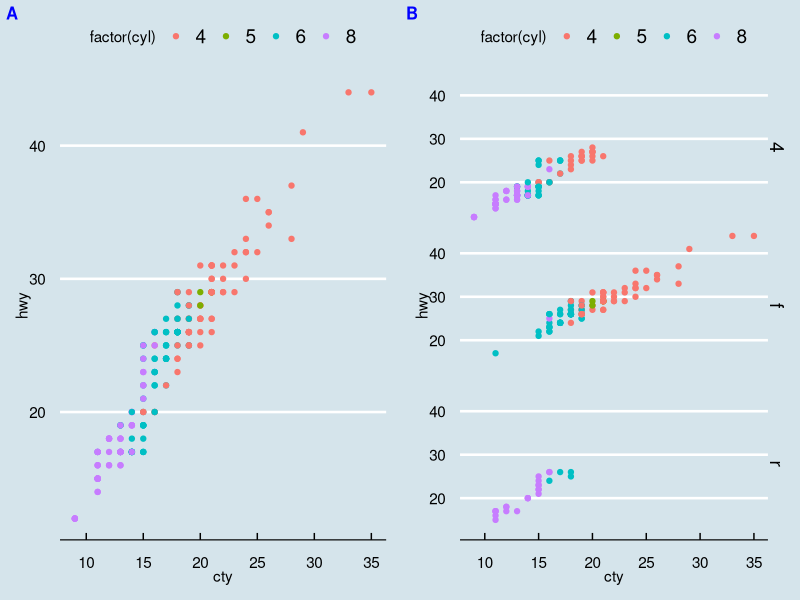
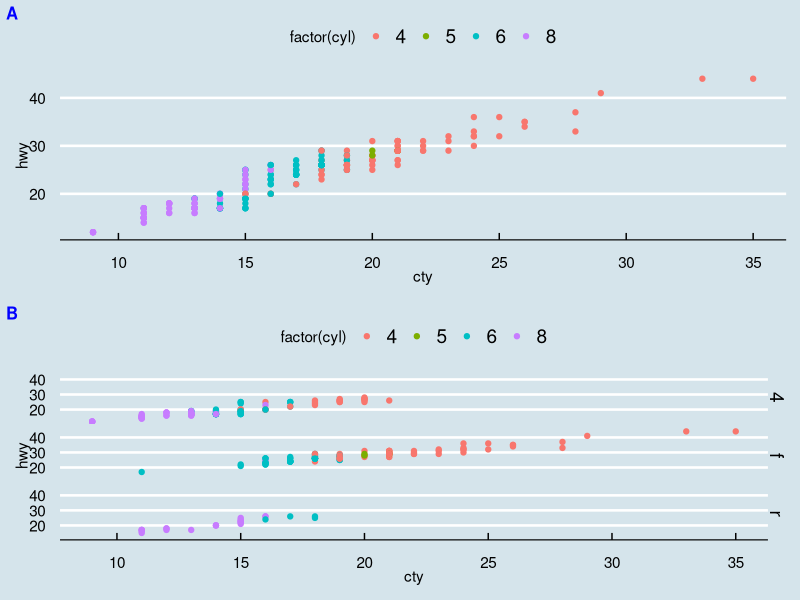
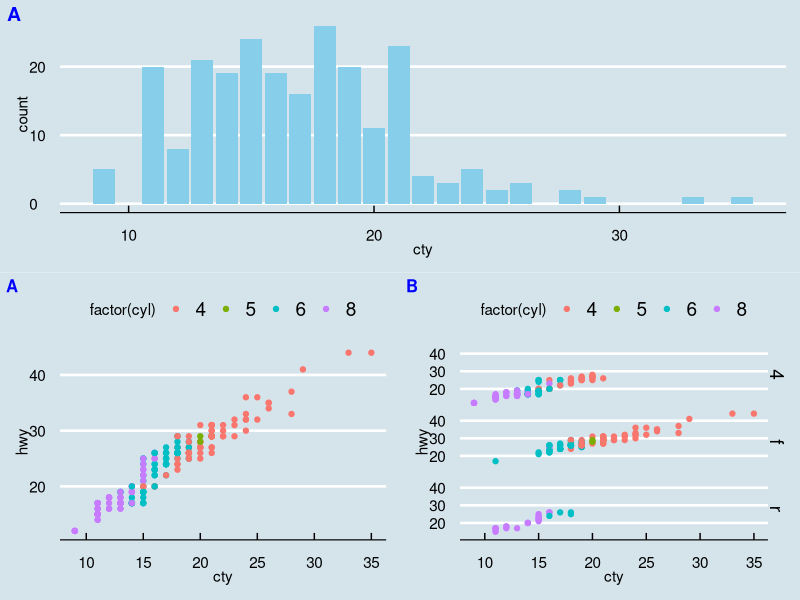
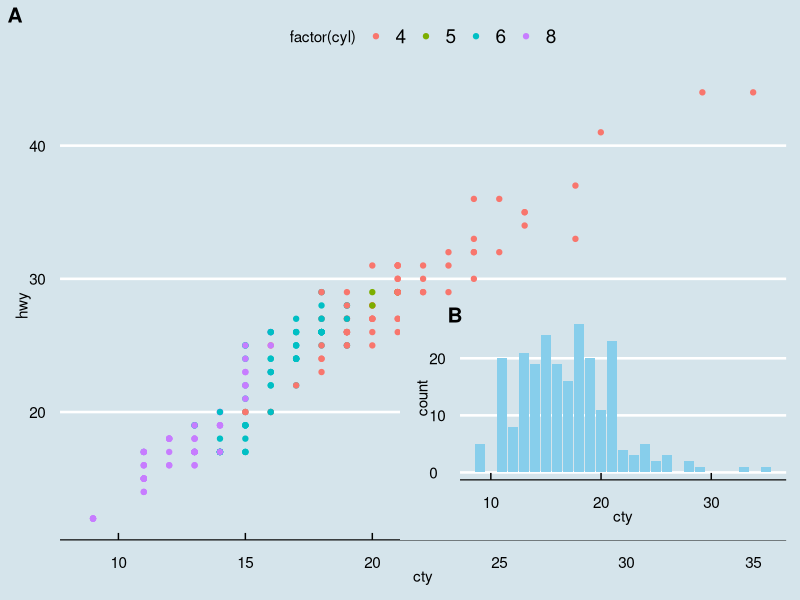
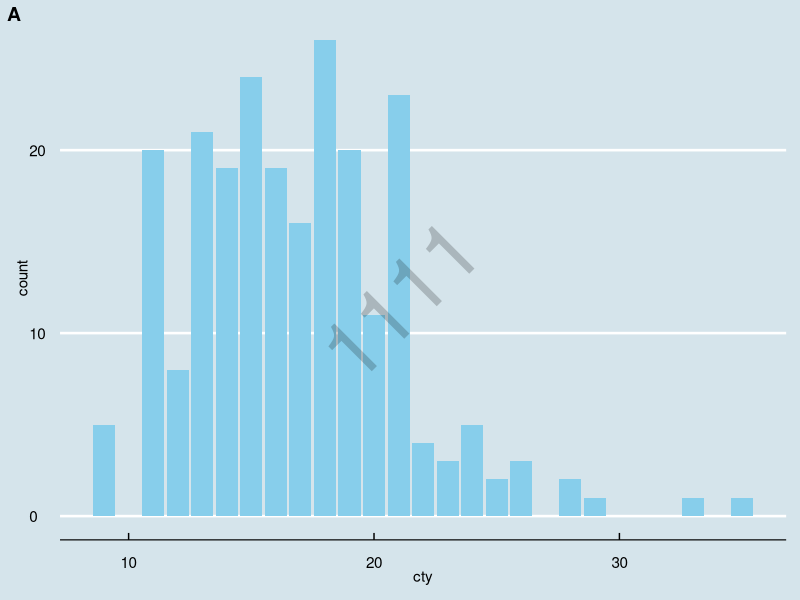
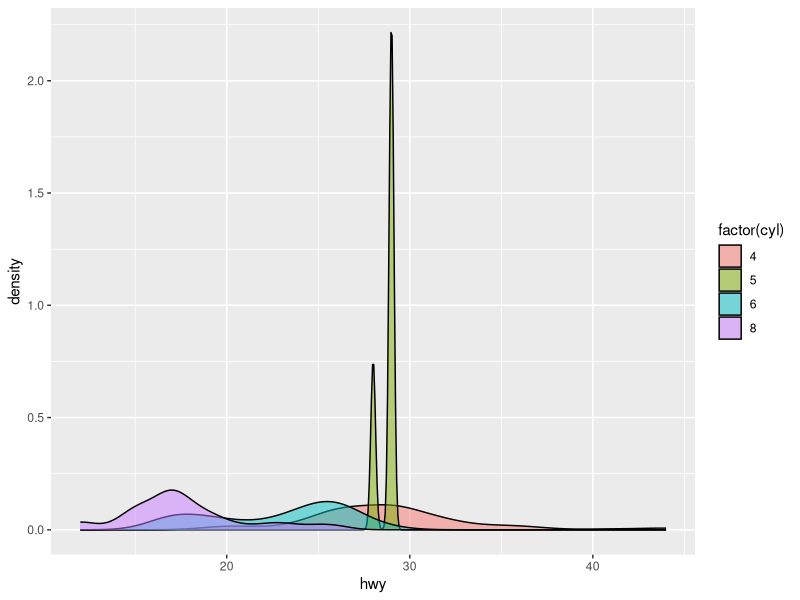

Here is the R script that generated these plots, in order:
#组合图形
library(ggplot2)
library(cowplot) 
library(ggthemes) 
p <-  ggplot(mpg, aes(x = cty, y = hwy, colour = factor(cyl)))+geom_point()+ 
  theme_economist() 
q <-  ggplot(mpg, aes(x = cty, y = hwy, colour = factor(cyl)))+geom_point() +
  facet_grid(drv ~ .) + theme_economist()
plot_grid(p, q,labels= c('A', 'B'), label_size = 12,label_colour = ("blue"))
plot_grid(p, q,labels= c('A', 'B'), label_size = 12,label_colour = ("blue"),  
          align = "v",ncol = 1)
p <-  ggplot(mpg, aes(x = cty, y = hwy, colour = factor(cyl)))+geom_point() + 
  theme_economist(base_family = "myfonts")
q <-  ggplot(mpg, aes(x = cty, y = hwy, colour = factor(cyl)))+geom_point() + 
  facet_grid(drv ~ .) + theme_economist(base_family = "myfonts")
r <-  ggplot(mpg, aes(x = cty) )+geom_bar(fill = "skyblue")+ theme_economist()
bottom_row <- plot_grid(p, q,labels= c('A', 'B'), label_size = 12,
                        label_colour = ("blue"),  align = "h")
plot_grid(r, bottom_row, labels = c('A', ''), ncol = 1, rel_heights = 
            c(1, 1.2),label_colour = ("blue"))
library(viridis) 
ggdraw() +
  draw_plot(p + theme(legend.justification = "bottom"), 0, 0, 1, 1) +
  draw_plot(r + scale_color_viridis(discrete = TRUE) + 
              theme(legend.justification = "top"), 
            0.5, 0.1, 0.5, 0.4) +
  draw_plot_label(c("A", "B"), c(0, 0.55), c(1, 0.5), size = 15)
#加水印
ggdraw(r) + 
  draw_plot_label("A", size = 14) + 
  draw_label("1111", angle = 45, size = 60, alpha = .2)
p <-   ggplot(mpg, aes(x=hwy, group = cyl , fill = factor(cyl) )) + 
  geom_density(alpha = 0.5)
#读取图片然后再处理
ggdraw() +
  draw_image("https://jeroen.github.io/images/frink.png") +
  draw_plot(p)

